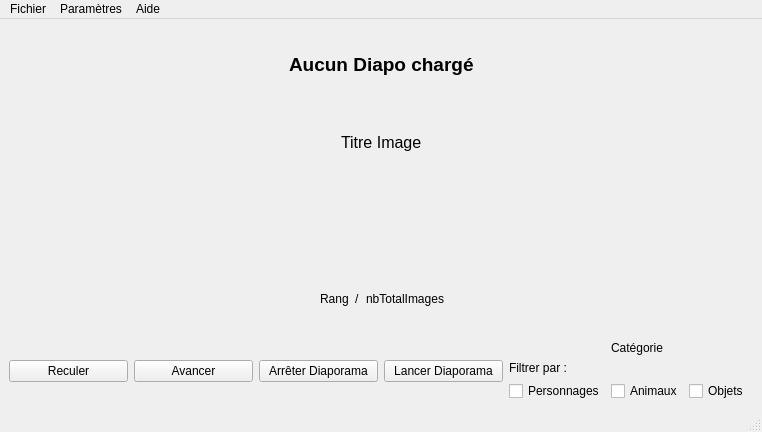
<?xml version="1.0" encoding="UTF-8"?>
<ui version="4.0">
 <class>lecteurvue</class>
 <widget class="QMainWindow" name="lecteurvue">
  <property name="geometry">
   <rect>
    <x>0</x>
    <y>0</y>
    <width>762</width>
    <height>432</height>
   </rect>
  </property>
  <property name="windowTitle">
   <string>lecteurvue</string>
  </property>
  <widget class="QWidget" name="centralwidget">
   <layout class="QVBoxLayout" name="verticalLayout" stretch="1,0">
    <item>
     <layout class="QGridLayout" name="gLayoutInfoImageDiapo">
      <item row="3" column="1">
       <layout class="QHBoxLayout" name="hLayoutRang">
        <item>
         <spacer name="horizontalSpacer_5">
          <property name="orientation">
           <enum>Qt::Horizontal</enum>
          </property>
          <property name="sizeHint" stdset="0">
           <size>
            <width>40</width>
            <height>20</height>
           </size>
          </property>
         </spacer>
        </item>
        <item>
         <widget class="QLabel" name="lRang">
          <property name="font">
           <font>
            <family>Segoe UI</family>
            <pointsize>9</pointsize>
           </font>
          </property>
          <property name="text">
           <string>Rang</string>
          </property>
         </widget>
        </item>
        <item>
         <widget class="QLabel" name="lSlash">
          <property name="font">
           <font>
            <family>Segoe UI</family>
            <pointsize>9</pointsize>
           </font>
          </property>
          <property name="text">
           <string>/</string>
          </property>
         </widget>
        </item>
        <item>
         <widget class="QLabel" name="lTotalImage">
          <property name="font">
           <font>
            <family>Segoe UI</family>
            <pointsize>9</pointsize>
           </font>
          </property>
          <property name="text">
           <string>nbTotalImages</string>
          </property>
         </widget>
        </item>
        <item>
         <spacer name="horizontalSpacer_8">
          <property name="orientation">
           <enum>Qt::Horizontal</enum>
          </property>
          <property name="sizeHint" stdset="0">
           <size>
            <width>40</width>
            <height>20</height>
           </size>
          </property>
         </spacer>
        </item>
       </layout>
      </item>
      <item row="0" column="1">
       <layout class="QHBoxLayout" name="hLayoutTitreDiapo_2">
        <item>
         <spacer name="horizontalSpacer">
          <property name="orientation">
           <enum>Qt::Horizontal</enum>
          </property>
          <property name="sizeHint" stdset="0">
           <size>
            <width>40</width>
            <height>20</height>
           </size>
          </property>
         </spacer>
        </item>
        <item>
         <widget class="QLabel" name="lTitreDiapo">
          <property name="font">
           <font>
            <family>Segoe UI</family>
            <pointsize>14</pointsize>
            <bold>true</bold>
           </font>
          </property>
          <property name="text">
           <string>Aucun Diapo chargé</string>
          </property>
         </widget>
        </item>
        <item>
         <spacer name="horizontalSpacer_2">
          <property name="orientation">
           <enum>Qt::Horizontal</enum>
          </property>
          <property name="sizeHint" stdset="0">
           <size>
            <width>40</width>
            <height>20</height>
           </size>
          </property>
         </spacer>
        </item>
       </layout>
      </item>
      <item row="1" column="1">
       <layout class="QHBoxLayout" name="hLayoutTitreImage">
        <item>
         <spacer name="horizontalSpacer_3">
          <property name="orientation">
           <enum>Qt::Horizontal</enum>
          </property>
          <property name="sizeHint" stdset="0">
           <size>
            <width>40</width>
            <height>20</height>
           </size>
          </property>
         </spacer>
        </item>
        <item>
         <widget class="QLabel" name="lTitreImage">
          <property name="font">
           <font>
            <family>Segoe UI</family>
            <pointsize>12</pointsize>
           </font>
          </property>
          <property name="text">
           <string>Titre Image</string>
          </property>
         </widget>
        </item>
        <item>
         <spacer name="horizontalSpacer_4">
          <property name="orientation">
           <enum>Qt::Horizontal</enum>
          </property>
          <property name="sizeHint" stdset="0">
           <size>
            <width>40</width>
            <height>20</height>
           </size>
          </property>
         </spacer>
        </item>
       </layout>
      </item>
      <item row="2" column="0">
       <spacer name="horizontalSpacer_6">
        <property name="orientation">
         <enum>Qt::Horizontal</enum>
        </property>
        <property name="sizeHint" stdset="0">
         <size>
          <width>40</width>
          <height>20</height>
         </size>
        </property>
       </spacer>
      </item>
      <item row="2" column="2">
       <spacer name="horizontalSpacer_7">
        <property name="orientation">
         <enum>Qt::Horizontal</enum>
        </property>
        <property name="sizeHint" stdset="0">
         <size>
          <width>40</width>
          <height>20</height>
         </size>
        </property>
       </spacer>
      </item>
      <item row="2" column="1">
       <widget class="QLabel" name="lImage">
        <property name="text">
         <string/>
        </property>
        <property name="pixmap">
         <pixmap resource="imagesDiapo.qrc">:/lecteurDiapo/cartesDisney/Disney_tapis.gif</pixmap>
        </property>
        <property name="alignment">
         <set>Qt::AlignCenter</set>
        </property>
        <property name="openExternalLinks">
         <bool>false</bool>
        </property>
       </widget>
      </item>
     </layout>
    </item>
    <item>
     <layout class="QHBoxLayout" name="hLayoutMenuInter">
      <item>
       <layout class="QHBoxLayout" name="hLayoutChangerImage">
        <item>
         <widget class="QPushButton" name="bReculer">
          <property name="text">
           <string>Reculer</string>
          </property>
         </widget>
        </item>
        <item>
         <widget class="QPushButton" name="bAvancer">
          <property name="text">
           <string>Avancer</string>
          </property>
         </widget>
        </item>
       </layout>
      </item>
      <item>
       <layout class="QHBoxLayout" name="hLayoutLancArretDiapo">
        <item>
         <widget class="QPushButton" name="bArreterDiapo">
          <property name="text">
           <string>Arrêter Diaporama</string>
          </property>
         </widget>
        </item>
        <item>
         <widget class="QPushButton" name="bLancerDiapo">
          <property name="text">
           <string>Lancer Diaporama</string>
          </property>
         </widget>
        </item>
       </layout>
      </item>
      <item>
       <layout class="QGridLayout" name="hLayoutFiltrage">
        <item row="0" column="1">
         <widget class="QLabel" name="lCategorie">
          <property name="text">
           <string>Catégorie</string>
          </property>
         </widget>
        </item>
        <item row="3" column="0">
         <widget class="QCheckBox" name="cbPersonnage">
          <property name="text">
           <string>Personnages</string>
          </property>
         </widget>
        </item>
        <item row="2" column="0">
         <widget class="QLabel" name="lFiltrage">
          <property name="text">
           <string>Filtrer par :</string>
          </property>
         </widget>
        </item>
        <item row="3" column="2">
         <widget class="QCheckBox" name="cbObjet">
          <property name="text">
           <string>Objets</string>
          </property>
         </widget>
        </item>
        <item row="3" column="1">
         <widget class="QCheckBox" name="cbAnimal">
          <property name="text">
           <string>Animaux</string>
          </property>
         </widget>
        </item>
       </layout>
      </item>
     </layout>
    </item>
   </layout>
  </widget>
  <widget class="QMenuBar" name="menubar">
   <property name="geometry">
    <rect>
     <x>0</x>
     <y>0</y>
     <width>762</width>
     <height>22</height>
    </rect>
   </property>
   <widget class="QMenu" name="menuFichier">
    <property name="title">
     <string>Fichier</string>
    </property>
    <addaction name="actionQuitter"/>
   </widget>
   <widget class="QMenu" name="menuParam_tres">
    <property name="title">
     <string>Paramètres</string>
    </property>
    <addaction name="actionCharger_Diaporama"/>
    <addaction name="actionVitesse_de_defilement"/>
    <addaction name="actionEnlever_Diaporama"/>
   </widget>
   <widget class="QMenu" name="menuA_propos_de">
    <property name="title">
     <string>Aide</string>
    </property>
    <addaction name="actionA_propos_de"/>
   </widget>
   <addaction name="menuFichier"/>
   <addaction name="menuParam_tres"/>
   <addaction name="menuA_propos_de"/>
  </widget>
  <widget class="QStatusBar" name="statusbar"/>
  <action name="actionCharger_Diaporama">
   <property name="text">
    <string>Charger Diaporama</string>
   </property>
  </action>
  <action name="actionVitesse_de_defilement">
   <property name="text">
    <string>Vitesse de défilement</string>
   </property>
  </action>
  <action name="actionEnlever_Diaporama">
   <property name="text">
    <string>Enlever Diaporama</string>
   </property>
  </action>
  <action name="actionQuitter">
   <property name="text">
    <string>Quitter</string>
   </property>
  </action>
  <action name="actionA_propos_de">
   <property name="text">
    <string>A propos de ...</string>
   </property>
  </action>
 </widget>
 <resources>
  <include location="imagesDiapo.qrc"/>
 </resources>
 <connections/>
</ui>
